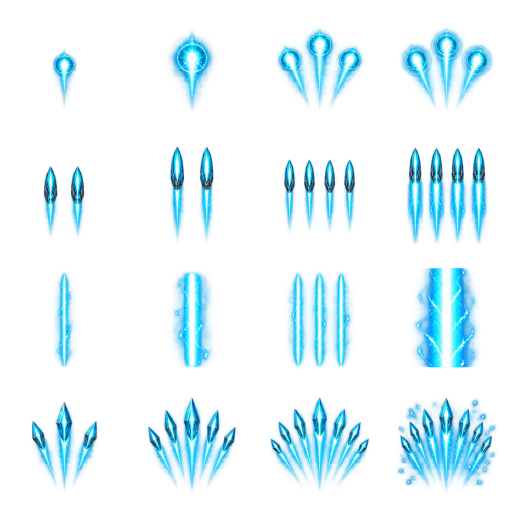
#> input picture art-source/player/armas-niveles-v1/armas_niveles_v1.webp, 1024 x 1024 px (shown at 1/2 size)
$ python build-weapon-levels.py
#> lines starting #> are read from the running program, lines starting #| are printed output that depends on the picture
"""Empaqueta los disparos del jugador por nivel (armas por niveles, 01/11/2026).

Lee art-source/player/armas-niveles-v1/armas_niveles_v1.webp (GPT, encargo
camp-art-armas-niveles: 4 columnas N1-N4 × 4 filas Pulso, Gemelo, Lanza,
Abanico, celdas de 256 px) y escribe assets/weapon_levels_v1.webp con las filas
de Pulso y Gemelo (las armas de hoy, dec-armas-plan) en celdas de 192 px:
4 columnas (nivel) × 2 filas (Pulso, Gemelo), y assets/weapon_bolts_v1.webp
con UN proyectil de cada nivel (el más centrado de la ráfaga) en celdas de
96×192, mismo orden: el juego dibuja cada proyectil por separado. Crea o
actualiza sus entradas en ASSET_MANIFEST.json. Reproducible.
Uso: python3 scripts/build-weapon-levels.py
"""
import hashlib
import json
from collections import deque
from pathlib import Path
from PIL import Image, ImageChops

ROOT = Path(__file__).resolve().parent.parent
SOURCE = ROOT / 'art-source' / 'player' / 'armas-niveles-v1' / 'armas_niveles_v1.webp'
OUT = ROOT / 'assets' / 'weapon_levels_v1.webp'
BOLTS = ROOT / 'assets' / 'weapon_bolts_v1.webp'
MANIFEST = ROOT / 'ASSET_MANIFEST.json'
CELL, BOLT_W, BOLT_H = 192, 96, 192
USES = {
    'weapon_levels_v1.webp': ('weapon-levels-v1', 'Disparos del jugador por nivel: 4 columnas (N1-N4) × 2 filas (Pulso, Gemelo), celdas de 192 px.'),
    'weapon_bolts_v1.webp': ('weapon-bolts-v1', 'Un proyectil por nivel (el más centrado de cada ráfaga): 4 columnas (N1-N4) × 2 filas (Pulso, Gemelo), celdas de 96×192.'),
}


def central_bolt(cell):
    """La mancha (con su brillo) más cercana al centro de la celda."""
    alpha = cell.getchannel('A')
    w, h = cell.size
    solid = [[alpha.getpixel((x, y)) > 40 for x in range(w)] for y in range(h)]
    seen = [[False] * w for _ in range(h)]
    best = None
    for y in range(h):
        for x in range(w):
            if not solid[y][x] or seen[y][x]:
                continue
            queue, seen[y][x], size, box = deque([(x, y)]), True, 0, [x, y, x, y]
            while queue:
                cx, cy = queue.popleft()
                size += 1
                box = [min(box[0], cx), min(box[1], cy), max(box[2], cx), max(box[3], cy)]
                for nx, ny in ((cx + 1, cy), (cx - 1, cy), (cx, cy + 1), (cx, cy - 1)):
                    if 0 <= nx < w and 0 <= ny < h and solid[ny][nx] and not seen[ny][nx]:
                        seen[ny][nx] = True
                        queue.append((nx, ny))
            if size < 40:
                continue
            distance = abs((box[0] + box[2]) / 2 - w / 2)
            if best is None or distance < best[0] - 2:
                best = (distance, box)
    box = best[1]
    pad = 10
    return cell.crop((max(0, box[0] - pad), max(0, box[1] - pad), min(w, box[2] + pad), min(h, box[3] + pad)))


def bolts(sheet, source_cell):
    atlas = Image.new('RGBA', (BOLT_W * 4, BOLT_H * 2), (0, 0, 0, 0))
    for row in range(2):
        for col in range(4):
            cell = sheet.crop((col * source_cell, row * source_cell, (col + 1) * source_cell, (row + 1) * source_cell))
            if row == 0 and col >= 2:
                # Los tres pulsos del abanico se juntan por la cola: se toma la
                # franja central (el pulso recto) y se borran las colas vecinas.
                # Máscara suave: plena en el centro y arriba, se apaga hacia los lados y abajo.
                mask = Image.new('L', cell.size, 0)
                for y in range(source_cell):
                    vertical = 1 if y < source_cell * .5 else max(0, 1 - (y - source_cell * .5) / (source_cell * .3))
                    for x in range(source_cell):
                        horizontal = max(0, 1 - abs(x - source_cell / 2) / (source_cell * .14)) ** .6
                        mask.putpixel((x, y), round(255 * vertical * horizontal))
                cell = cell.copy()
                cell.putalpha(ImageChops.multiply(cell.getchannel('A'), mask))
            bolt = central_bolt(cell)
            scale = min(BOLT_W / bolt.width, BOLT_H / bolt.height)
            bolt = bolt.resize((round(bolt.width * scale), round(bolt.height * scale)), Image.LANCZOS)
            atlas.alpha_composite(bolt, (col * BOLT_W + (BOLT_W - bolt.width) // 2, row * BOLT_H + (BOLT_H - bolt.height) // 2))
    return atlas


def main():
    sheet = Image.open(SOURCE).convert('RGBA')
#> sheet is the input picture: PIL image 1024x1024 RGBA; mean R, G, B, A 15.1, 85.6, 112.2, 35.6
    source_cell = sheet.width // 4
#> source_cell = 256
    rows = sheet.crop((0, 0, sheet.width, source_cell * 2))
    rows.resize((CELL * 4, CELL * 2), Image.LANCZOS).save(OUT, 'WEBP', quality=88, alpha_quality=100, method=6)
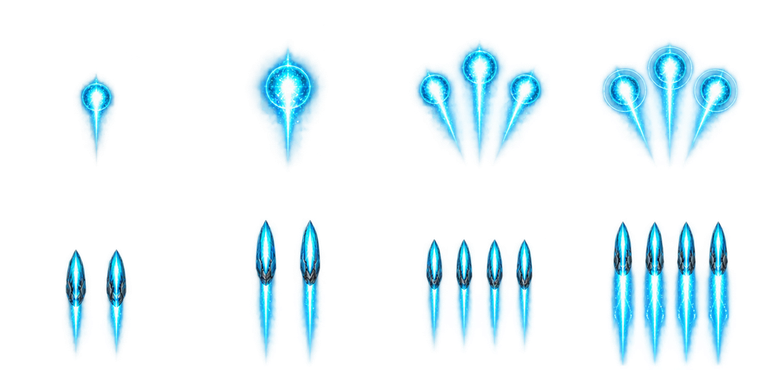
#> saved as weapon_levels_v1.webp: PIL image 768x384 RGBA; mean R, G, B, A 11.9, 43, 54.4, 28.7; transparent parts drawn white
    bolts(sheet, source_cell).save(BOLTS, 'WEBP', quality=88, alpha_quality=100, method=6)
#> in bolts, `atlas = Image.new('RGBA', (BOLT_W * 4, BOLT_H * 2), (0, 0, 0, 0))`: atlas: PIL image 384x384 RGBA; every value is 0
#> the loop in bolts, `for row in range(2):` made 2 passes
#> pass 1, in central_bolt (call 3), `alpha = cell.getchannel('A')`:
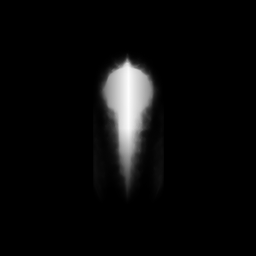
#> alpha: PIL image 256x256 L; min 0, max 253, mean 10.6
#> pass 1, in central_bolt (call 4), `alpha = cell.getchannel('A')`:
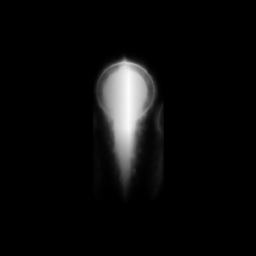
#> alpha: PIL image 256x256 L; min 0, max 253, mean 11.4
#> after the loop in bolts, `for row in range(2):`:
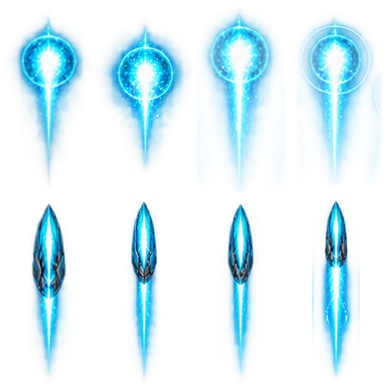
#> atlas: PIL image 384x384 RGBA; mean R, G, B, A 25, 90.1, 113.8, 50.1; transparent parts drawn white
#> after the loop in bolts, `for row in range(2):`:
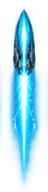
#> bolt: PIL image 48x192 RGBA; mean R, G, B, A 38.9, 141, 179, 87.7; transparent parts drawn white
#> after the loop in bolts, `for row in range(2):`:
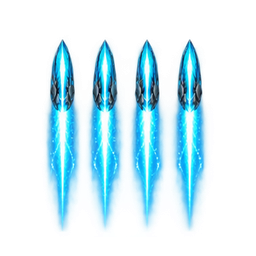
#> cell: PIL image 256x256 RGBA; mean R, G, B, A 22.6, 89.1, 118.4, 56.7; transparent parts drawn white
#> after the loop in bolts, `for row in range(2):`:
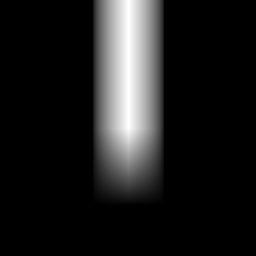
#> mask: PIL image 256x256 L; min 0, max 255, mean 29.1
#> (the run stopped early here; a loop or call above may not have finished)
